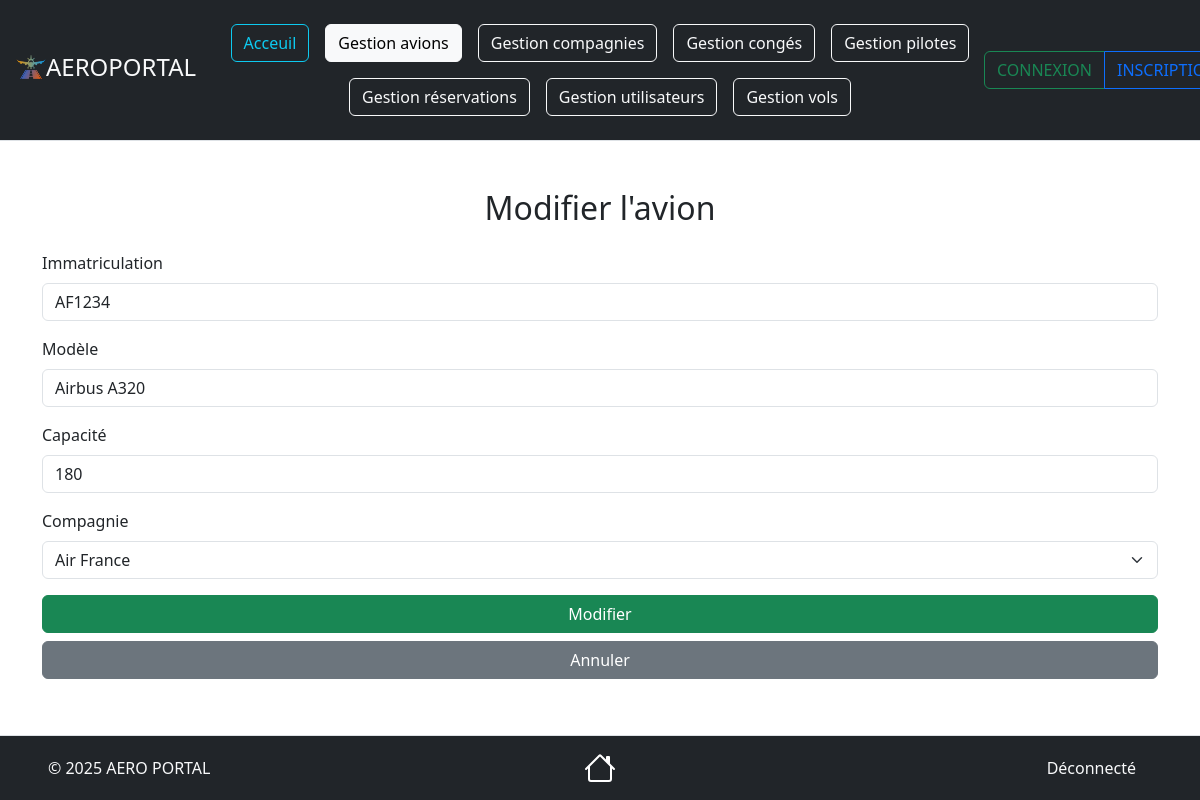
The page /views/Avions/AvionsUpdate.php?id=1 on the database its author committed.
### tables this page shows
CREATE TABLE IF NOT EXISTS `avions` (
                                        `id_avion` int NOT NULL AUTO_INCREMENT COMMENT 'Identifiant unique de l''avion',
                                        `immatriculation` varchar(20) NOT NULL COMMENT 'Immatriculation',
                                        `modele` varchar(50) NOT NULL COMMENT 'Modèle',
                                        `capacite` int NOT NULL COMMENT 'Capacité',
                                        `ref_compagnie` int DEFAULT NULL COMMENT 'Référence compagnie',
                                        PRIMARY KEY (`id_avion`),
                                        KEY `ref_compagnie` (`ref_compagnie`)
);

CREATE TABLE IF NOT EXISTS `compagnies` (
                                            `id_compagnie` int NOT NULL AUTO_INCREMENT COMMENT 'Identifiant unique de la compagnie',
                                            `nom` varchar(100) NOT NULL COMMENT 'Nom de la compagnie',
                                            `pays` varchar(50) DEFAULT NULL COMMENT 'Pays',
                                            PRIMARY KEY (`id_compagnie`)
);

### views/Avions/AvionsUpdate.php (the view, shortened to what this page needs)
<?php
$config = new Config();
$bdd = $config->connexion();
$id = (int)$_GET['id'];
try {
     $stmt = $bdd->prepare("SELECT * FROM avions WHERE id_avion = :id");
     $stmt->execute([':id' => $id]);
     $avion = $stmt->fetch(PDO::FETCH_ASSOC);
     $stmt = $bdd->query("SELECT id_compagnie, nom FROM compagnies");
     $compagnies = $stmt->fetchAll(PDO::FETCH_ASSOC);
} catch (PDOException $e) {
     die("Erreur lors de la récupération de l'avion : " . $e->getMessage());
}
?>
<!DOCTYPE html>
<html lang="fr">
<head>
     <link href="https://cdn.jsdelivr.net/npm/bootstrap@5.3.3/dist/css/bootstrap.min.css" rel="stylesheet">
</head>
<body>
<header class="d-flex flex-wrap align-items-center justify-content-center justify-content-md-between py-3 mb-4 border-bottom bg-dark">
    <div class="col-2 ms-3 mb-2 mb-md-0 text-light">
        <a href="../Acceuil.php" class="d-inline-flex link-body-emphasis text-decoration-none">
            <img src="../../documentation/img/Logo.png" style="max-width: 15%; height: auto;">
            <div class="fs-4 text-light">AEROPORTAL</div>
        </a>
    </div>
    <ul class="nav col mb-2 justify-content-center mb-md-0">
        <li><a href="../Acceuil.php" class="nav-link px-2"><button type="button" class="btn btn-outline-info">Acceuil</button></a></li>
        <li><a href="../Avions/AvionsRead.php" class="nav-link px-2"><button type="button" class="btn btn-outline-light active">Gestion avions</button></a></li>
        <li><a href="../Compagnies/CompagniesRead.php" class="nav-link px-2"><button type="button" class="btn btn-outline-light">Gestion compagnies</button></a></li>
        <li><a href="../Conges/CongesRead.php" class="nav-link px-2"><button type="button" class="btn btn-outline-light">Gestion congés</button></a></li>
        <li><a href="../Pilotes/PilotesRead.php" class="nav-link px-2"><button type="button" class="btn btn-outline-light">Gestion pilotes</button></a></li>
        <li><a href="../Reservations/ReservationsRead.php" class="nav-link px-2"><button type="button" class="btn btn-outline-light">Gestion réservations</button></a></li>
        <li><a href="../Utilisateurs/UtilisateursRead.php" class="nav-link px-2"><button type="button" class="btn btn-outline-light">Gestion utilisateurs</button></a></li>
        <li><a href="../Vols/VolsRead.php" class="nav-link px-2"><button type="button" class="btn btn-outline-light">Gestion vols</button></a></li>
    </ul>
    <div class="col-2 btn-group md-3 me-3 text-end" role="group" aria-label="Boutons utilisateur">
        <?php if (isset($_SESSION['utilisateur'])): ?>
            <a href="../../views/Account/AccountView.php" class="btn btn-outline-primary">MON COMPTE</a>
            <a href="../../source/treatment/deconnexion.php" class="btn btn-outline-danger">DÉCONNEXION</a>
        <?php else: ?>
            <a href="../Connexion.php" class="btn btn-outline-success">CONNEXION</a>
            <a href="../Inscription.php" class="btn btn-outline-primary">INSCRIPTION</a>
        <?php endif; ?>
    </div>
</header>
<div class="container mt-5">
     <h2 class="mb-4 text-center">Modifier l'avion</h2>
     <form method="post" action="">
          <div class="mb-3">
               <label for="immatriculation" class="form-label">Immatriculation</label>
               <input type="text" class="form-control" id="immatriculation" name="immatriculation" value="<?= htmlspecialchars($avion['immatriculation']) ?>" required>
          </div>
          <div class="mb-3">
               <label for="modele" class="form-label">Modèle</label>
               <input type="text" class="form-control" id="modele" name="modele" value="<?= htmlspecialchars($avion['modele']) ?>" required>
          </div>
          <div class="mb-3">
               <label for="capacite" class="form-label">Capacité</label>
               <input type="number" class="form-control" id="capacite" name="capacite" value="<?= htmlspecialchars($avion['capacite']) ?>" required>
          </div>
          <div class="mb-3">
               <label for="ref_compagnie" class="form-label">Compagnie</label>
               <select class="form-select" id="ref_compagnie" name="ref_compagnie" required>
                    <?php foreach ($compagnies as $compagnie): ?>
                         <option value="<?= $compagnie['id_compagnie'] ?>" <?= $avion['ref_compagnie'] == $compagnie['id_compagnie'] ? 'selected' : '' ?>>
                              <?= htmlspecialchars($compagnie['nom']) ?>
                         </option>
                    <?php endforeach; ?>
               </select>
          </div>
          <div class="d-grid gap-2">
               <button type="submit" class="btn btn-success">Modifier</button>
               <a href="AvionsRead.php" class="btn btn-secondary">Annuler</a>
          </div>
     </form>
</div>
<?php include '../Footer.php'; ?>

### rows shown on the page
avions: immatriculation "AF1234", modele "Airbus A320", capacite "180", ref_compagnie "Air France"
